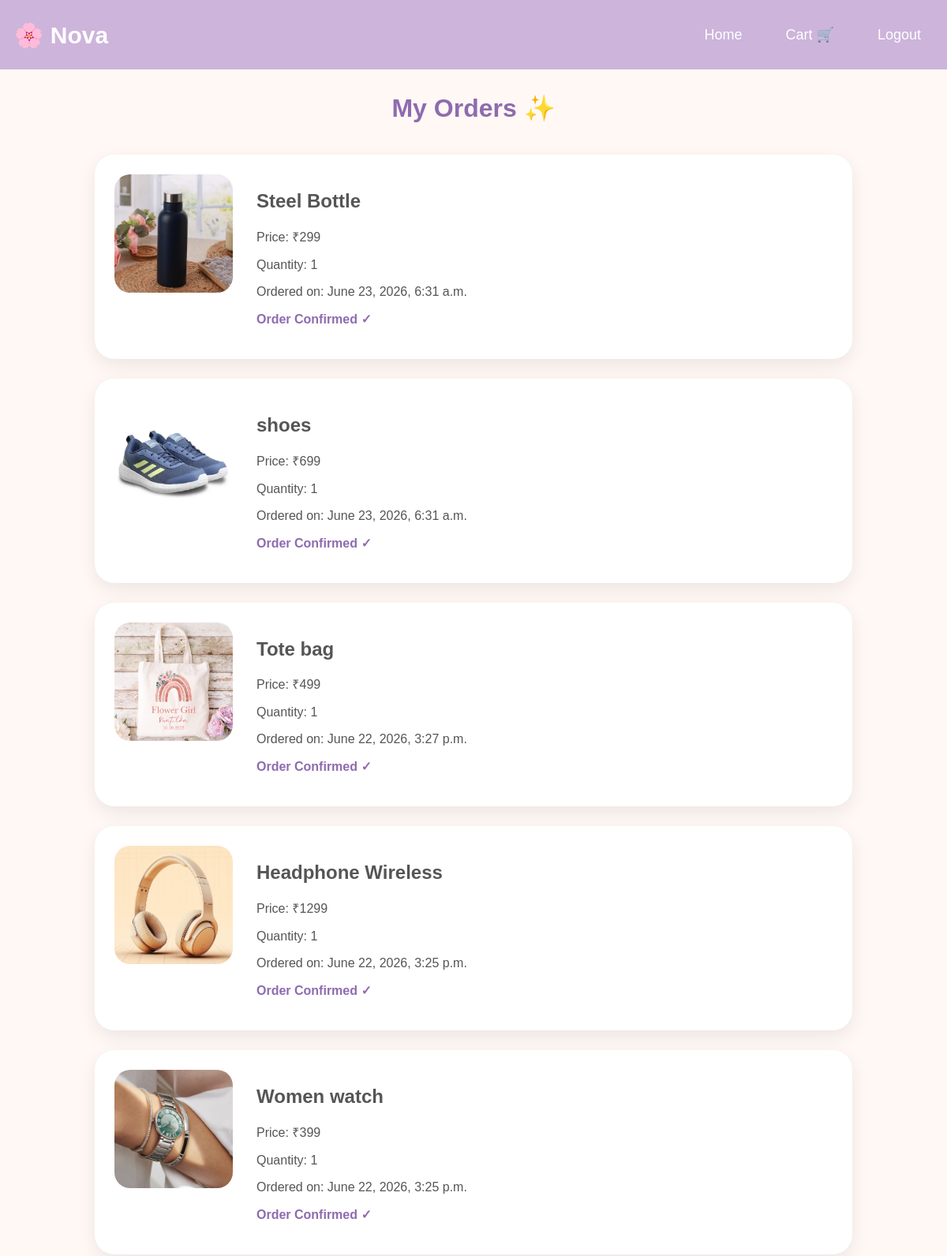
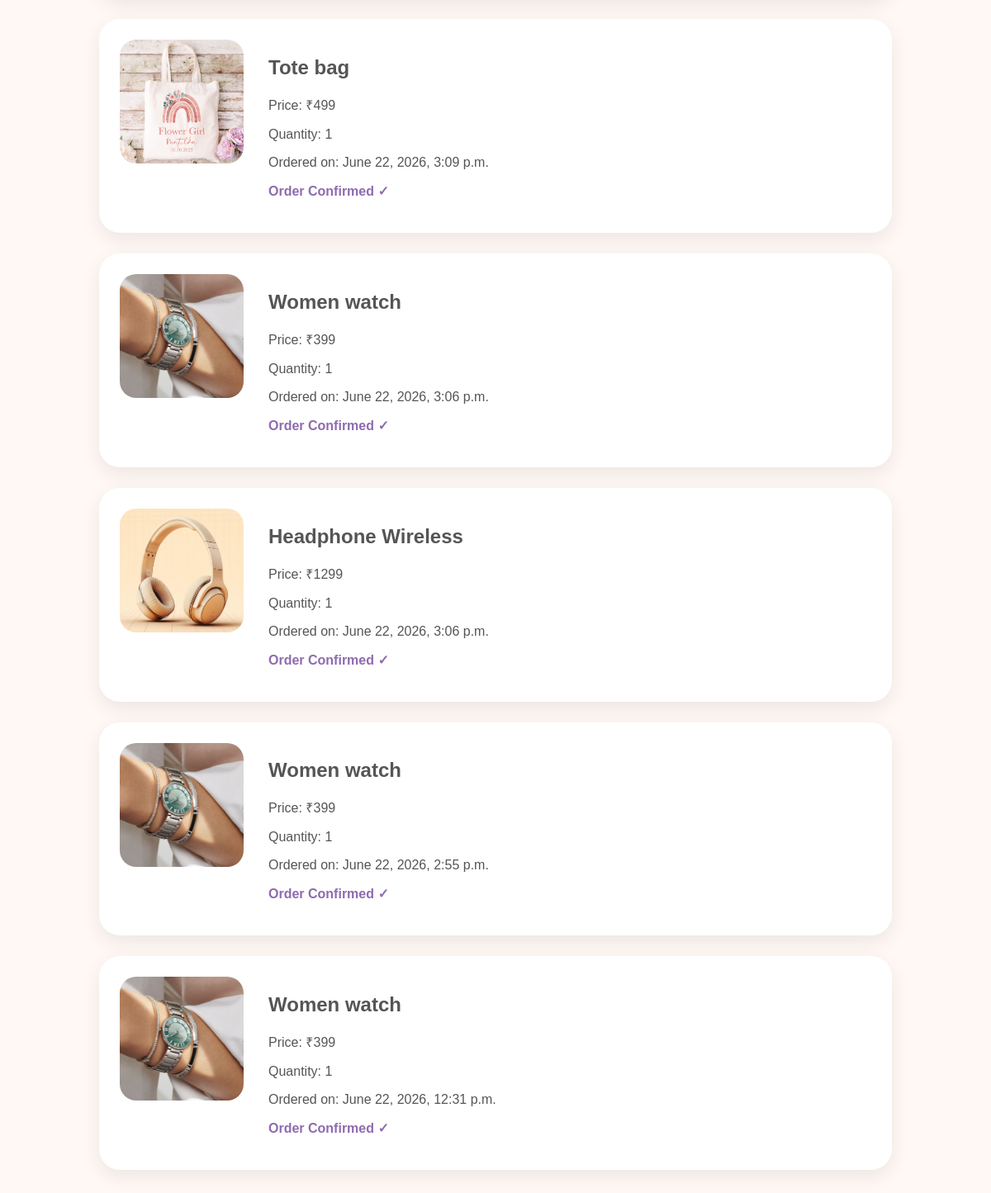
Screenshot of /orders/ (signed in) with the database file from the repository (2 pictures, top to bottom).
### store/models.py (models this page shows, shortened)
class Order(models.Model):
    user = models.ForeignKey(
        User,
        on_delete=models.CASCADE
    )
    product = models.ForeignKey(
        Product,
        on_delete=models.CASCADE
    )
    quantity = models.IntegerField(default=1)
    customer_name = models.CharField(max_length=100, blank=True, null=True)
    phone = models.CharField(max_length=15, blank=True, null=True)
    address = models.TextField(blank=True, null=True)
    city = models.CharField(max_length=50, blank=True, null=True)
    pincode = models.CharField(max_length=10, blank=True, null=True)
    ordered_date = models.DateTimeField(
        auto_now_add=True
    )

class Product(models.Model):
    name = models.CharField(max_length=100)
    price = models.IntegerField()
    description = models.TextField()
    image = models.ImageField(upload_to="products/")

### store/views.py (the view)
# urls.py: path("orders/", views.my_orders, name="orders"),
def my_orders(request):
    if not request.user.is_authenticated:
        return redirect("login")
    orders = Order.objects.filter(
        user=request.user
    ).order_by("-ordered_date")
    return render(request, "orders.html", {
        "orders": orders
    })

### templates/orders.html (shortened to what this page needs)
<!DOCTYPE html>
<html>
<head>
<link rel="stylesheet" href="/static/style.css">
</head>
<body>
<div class="navbar">
<div class="logo">
🌸 Nova
</div>
<div class="nav-links">
<a href="/">
Home
</a>
<a href="/cart/">
Cart 🛒
</a>
<a href="/logout/">
Logout
</a>
</div>
</div>
<h1>
My Orders ✨
</h1>
<div class="orders-container">
{% for order in orders %}
<div class="order-card">
<img src="{{order.product.image.url}}">
<div>
<h2>
{{order.product.name}}
</h2>
<p>
Price: ₹{{order.product.price}}
</p>
<p>
Quantity: {{order.quantity}}
</p>
<p>
Ordered on:
{{order.ordered_date}}
</p>
<p class="status">
Order Confirmed ✓
</p>
</div>
</div>
{% empty %}
<h2>
No orders yet 🌸
</h2>
{% endfor %}
</div>
</body>
</html>

### static/style.css (style rules this page uses)
body { font-family: 'Poppins', sans-serif; background-color: #FFF8F5; margin: 0; padding: 0; color: #555; }
.navbar { background-color: #CDB4DB; padding: 18px; display: flex; justify-content: space-between; align-items: center; }
.logo { font-size: 28px; font-weight: bold; color: white; }
.navbar a { text-decoration: none; color: white; margin: 15px; font-size: 17px; }
h1 { text-align: center; color: #8E6BAF; margin-top: 30px; }
.nav-links { display:flex; gap:25px; align-items:center; }
.nav-links a { text-decoration:none; color:white; font-size:18px; }
.logo { font-size:30px; font-weight:bold; }
.orders-container { width:80%; margin:40px auto; }
.order-card { background:white; display:flex; gap:30px; padding:25px; margin-bottom:25px; border-radius:25px; box-shadow:0 8px 25px rgba(0,0,0,0.08); }
.order-card img { width:150px; height:150px; object-fit:cover; border-radius:20px; }
.status { color:#8E6BAF; font-weight:bold; }

### rows the page displays
Order: product.image (picture), product.name "Steel Bottle", product.price "299", quantity "1", ordered_date "June 23, 2026, 6:31 a.m."
Order: product.image (picture), product.name "shoes", product.price "699", quantity "1", ordered_date "June 23, 2026, 6:31 a.m."
Order: product.image (picture), product.name "Tote bag", product.price "499", quantity "1", ordered_date "June 22, 2026, 3:27 p.m."
Order: product.image (picture), product.name "Headphone Wireless", product.price "1299", quantity "1", ordered_date "June 22, 2026, 3:25 p.m."
Order: product.image (picture), product.name "Women watch", product.price "399", quantity "1", ordered_date "June 22, 2026, 3:25 p.m."
Order: product.image (picture), product.name "Tote bag", product.price "499", quantity "1", ordered_date "June 22, 2026, 3:09 p.m."
Order: product.image (picture), product.name "Women watch", product.price "399", quantity "1", ordered_date "June 22, 2026, 3:06 p.m."
Order: product.image (picture), product.name "Headphone Wireless", product.price "1299", quantity "1", ordered_date "June 22, 2026, 3:06 p.m."
Order: product.image (picture), product.name "Women watch", product.price "399", quantity "1", ordered_date "June 22, 2026, 2:55 p.m."
Order: product.image (picture), product.name "Women watch", product.price "399", quantity "1", ordered_date "June 22, 2026, 12:31 p.m."
